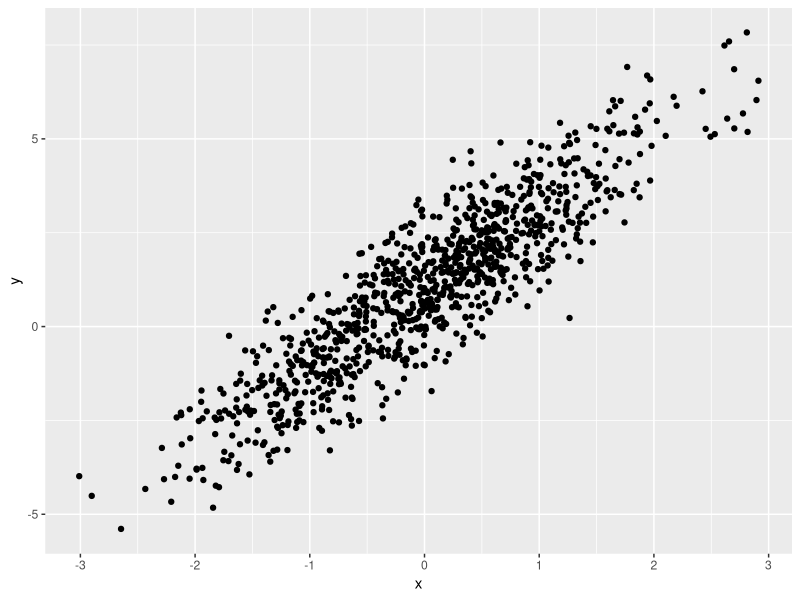
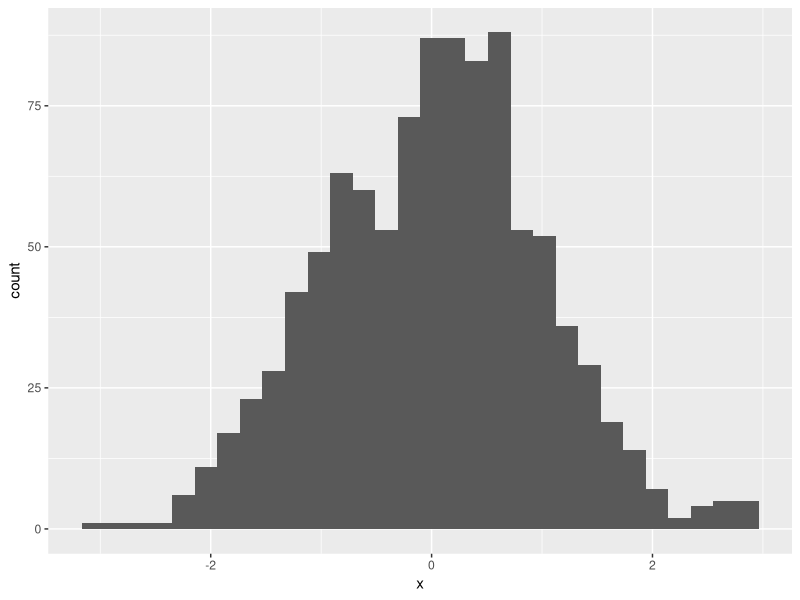
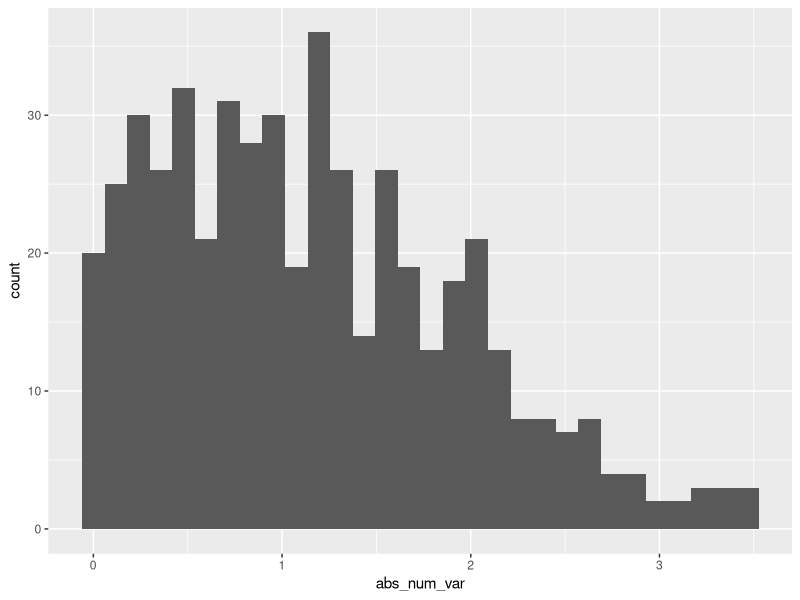

Write R code to recreate these figures, in order.
## ---- chunk 1
library(tidyverse)
## ---- chunk 2
samp = rnorm(100)
length(samp)
## ---- chunk 3
plot_df=
  tibble(
    x=rnorm(n=1000),
    y=1 + 2 * x + rnorm(n=1000)
  )
ggplot(plot_df, aes(x=x,y=y)) + geom_point()
## ---- chunk 4
ggplot(plot_df,aes(x=x)) + geom_histogram()
## ---- chunk 5
assessment_df=
  tibble(
    num_var=rnorm(n=500, mean=1),
    num_var_pos=num_var >0,
    abs_num_var=abs(num_var)
  )
ggplot(assessment_df,aes(x=abs_num_var)) + geom_histogram()
